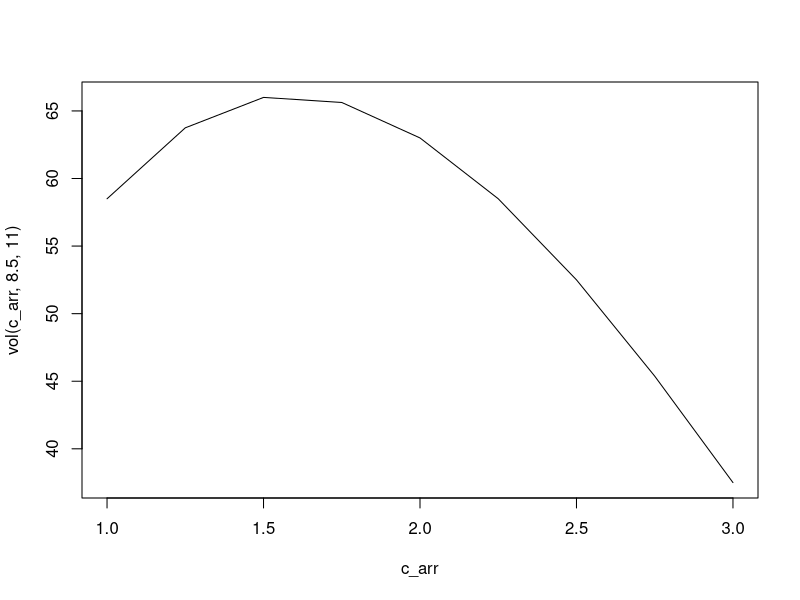
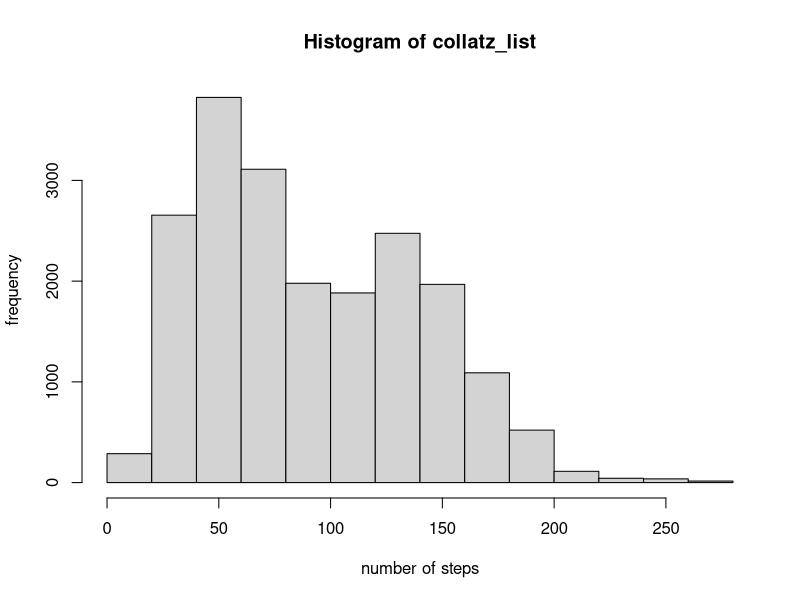

Generate these figures, in order, with R:
## Prajwal Bhandari STAT184 Activity 03 Sep 2024


get_c <- function(length, width){
  # skipped a bunch of preliminary math, but these are the roots to V' = 0
  c_1 <- ((length + width) + sqrt(length^2 - length*width + width^2))/6
  c_2 <- ((length + width) - sqrt(length^2 - length*width + width^2))/6

  if (c_1 > (min(length, width)/2)) {
    print("c1 does not work")
  }
  if (c_2 > (min(length, width)/2)) {
    print('c2 does not work')
  }

  # check which c value gets the largest volume
  vol_c1 <- (length - 2*c_1)*(width - 2*c_1)*c_1
  print(vol_c1)
  vol_c2 <- (length - 2*c_2)*(width - 2*c_2)*c_2
  print(vol_c2)

  ifelse(vol_c1 > vol_c2, return(c_1), return(c_2))
  }

print(get_c(11,8.5))


vol <- function(c_arr, height, width){
  return(c_arr*(height - 2*c_arr)*(width - 2*c_arr))
}

c_arr = seq(from = 1, to = 3, by = 0.25)

plot(
  x = c_arr,
  y = vol(c_arr, 8.5, 11),
  type = 'l'
)

#treat 8.5,11 as l,w
vol_from_c <- function(c){
  return(c*(8.5 - 2*c)*(11 - 2*c))
}



collatz <- function(n){
  count = 0
  if (n == 1) {
    count = count + 1
  }
  while (n > 1) {
    if (n %% 2 == 0) {
      count = count + 1
      n = n/2
    } else {
      count = count + 1
      n = 3*n + 1
    }
  }
  return(count)
}

first_20000 <- seq(1, 20000, 1)
collatz_list <- sapply(first_20000,`collatz`)
hist(
  collatz_list,
  xlab = "number of steps",
  ylab = 'frequency')

sim_spins <- function(win_condition){
  spinner = c('joni', 'salome', 'joni', 'joni', 'salome', 'joni', 'joni','salome')
  p1_wins = 0  # joni
  p2_wins = 0  # salome
  counter = 0
  while (p1_wins < win_condition & p2_wins < win_condition) {
    if (counter %% 2 == 0) {
      spin <- sample(spinner,1)
      if (spin == 'joni') {
        p1_wins <- p1_wins + 1
      }
      } else {
        spin <- sample(spinner, 1)
        if (spin == 'salome') {
          p2_wins <- p2_wins + 1
        }
      }
    counter = counter + 1
  }
  if (p1_wins == win_condition) {
    return("joni")
  } else {
    return("salome")
  }
}


simResults <- replicate(
  n = 100000,
  expr = sim_spins(1)
)
table(simResults)

